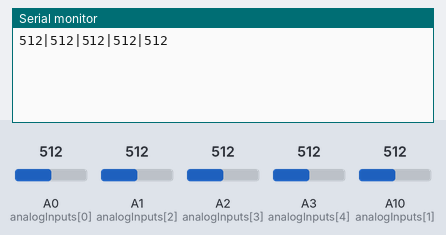
Bench run of a sketch on a simulated Arduino Mega 2560, built with avr-gcc and run on an emulated ATmega2560. Parts: the last lines printed to the serial monitor. The test bench sets the inputs (shaded band); at power-on: A0 (analogInputs[0]) = 512, A1 (analogInputs[2]) = 512, A2 (analogInputs[3]) = 512, A3 (analogInputs[4]) = 512, A10 (analogInputs[1]) = 512.

Above: at 1.2 s.
1.3 s: A0 (analogInputs[0]) set to 716
At 2.5 s:
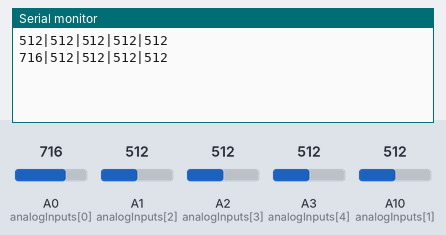
2.8 s: A1 (analogInputs[2]) set to 716
At 3.8 s:
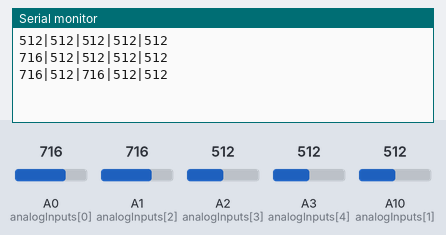
4.3 s: A2 (analogInputs[3]) set to 716
At 4.9 s:
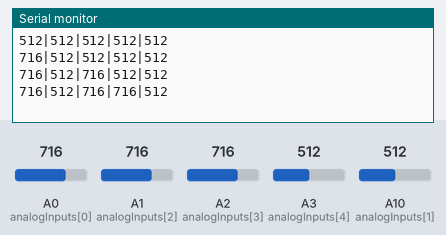
5.8 s: A3 (analogInputs[4]) set to 716
At 6.1 s:
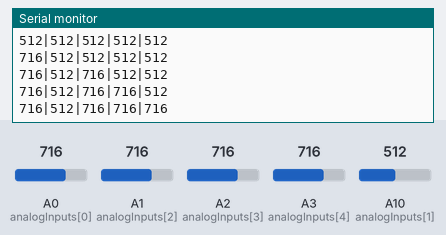
7.3 s: A10 (analogInputs[1]) set to 716
At 8.4 s:
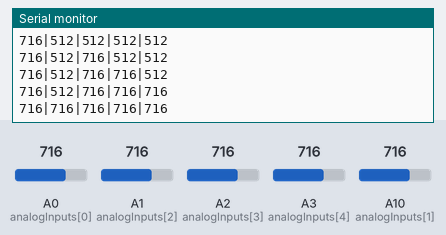
8.8 s: A0 (analogInputs[0]) set to 992
At 9.6 s:
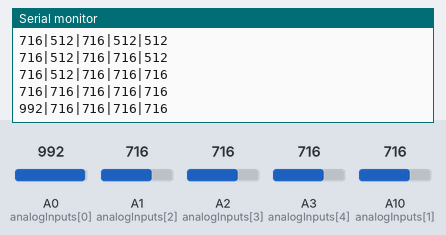
Timing chart, 0 to 11.3 s (numbered marks = the images above; inputs shaded):
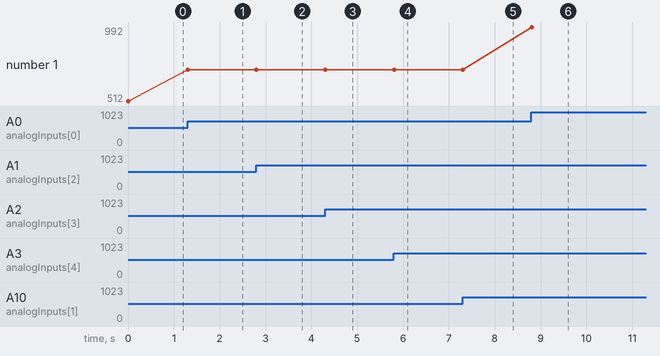

The sketch:

deej-5-sliders-vanilla.ino
```cpp
const int NUM_SLIDERS = 5;
const int sensor_history = 5;
const int slider_range = 4;
const int analogInputs[NUM_SLIDERS] = {A0, A10, A1, A2, A3};
int (*lastValues)[NUM_SLIDERS] = new int[sensor_history][NUM_SLIDERS];
String last_string = "";

int analogSliderValues[NUM_SLIDERS];

void setup() {
  for (int i = 0; i < NUM_SLIDERS; i++) {
    pinMode(analogInputs[i], INPUT);
  }

  Serial.begin(9600);
}

void loop() {
  updateSliderValues();
  sendSliderValues();
  // printSliderValues(); // For debug
  delay(1);
}

void updateSliderValues() {
  int current_value = 0;
  for (int i = 0; i < NUM_SLIDERS; i++) {
    current_value = analogRead(analogInputs[i]);
    current_value = analogRead(analogInputs[i]);
    int updateOutput = 1;
    for(int ii = 0 ; ii<sensor_history ; ii++ ){
      // If this historic value doesn't match the current reading,
      // we will not update the output value
      if( !(current_value > lastValues[i][ii] + slider_range || current_value < lastValues[i][ii] - slider_range) ){
        updateOutput = 0;
      }
      // Shift the array elements to make room for new value
      if( ii>0 ){
        lastValues[i][ii-1] = lastValues[i][ii];
      }
    }
    // Update if needed
    if( updateOutput == 1 ){
      lastValues[i][sensor_history-1] = current_value;
      analogSliderValues[i] = current_value;
    }
    // Append the new value
  }
}

void sendSliderValues() {
  String builtString = String("");

  for (int i = 0; i < NUM_SLIDERS; i++) {
    builtString += String((int)analogSliderValues[i]);

    if (i < NUM_SLIDERS - 1) {
      builtString += String("|");
    }
  }

  if (builtString != last_string) {
    Serial.println(builtString);
    last_string = builtString;
  }
}

void printSliderValues() {
  for (int i = 0; i < NUM_SLIDERS; i++) {
    String printedString = String("Slider #") + String(i + 1) + String(": ") + String(analogSliderValues[i]) + String(" mV");
    Serial.write(printedString.c_str());

    if (i < NUM_SLIDERS - 1) {
      Serial.write(" | ");
    } else {
      Serial.write("\n");
    }
  }
}
```

Measured:
- after the input at 1.3 s, the serial monitor: prints a new line at once (image 1)
- after the input at 2.8 s, the serial monitor: prints a new line at once (image 2)
- after the input at 4.3 s, the serial monitor: prints a new line at once (image 3)
- after the input at 5.8 s, the serial monitor: prints a new line at once (image 4)
- after the input at 7.3 s, the serial monitor: prints a new line at once (image 5)
- after the input at 8.8 s, the serial monitor: prints a new line at once (image 6)
- plotted number 1: 512 → 716 after the input at 1.3 s, 716 → 992 after the input at 8.8 s
